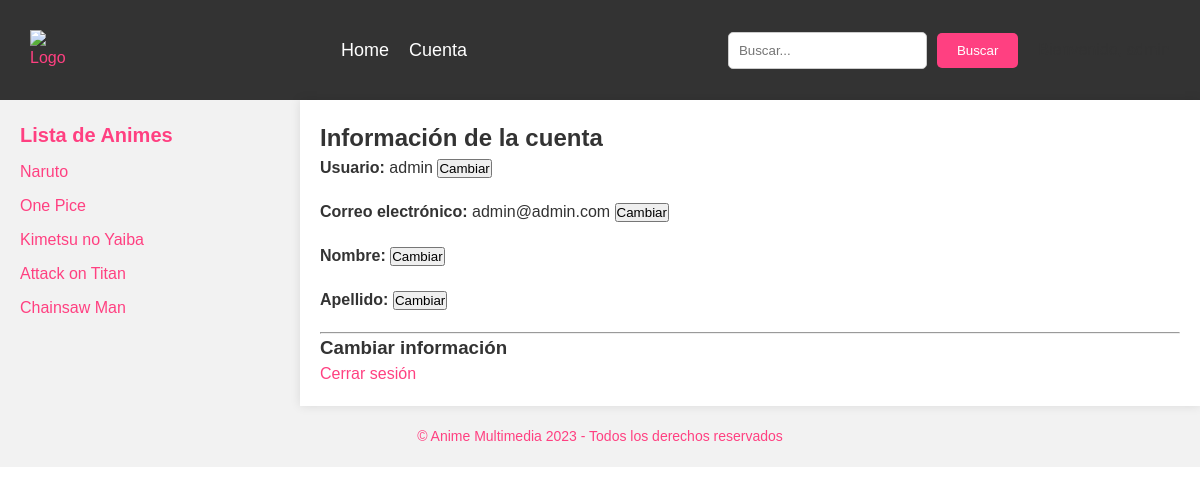
/cuenta/ (signed in), run on an earlier commit of the app's database.
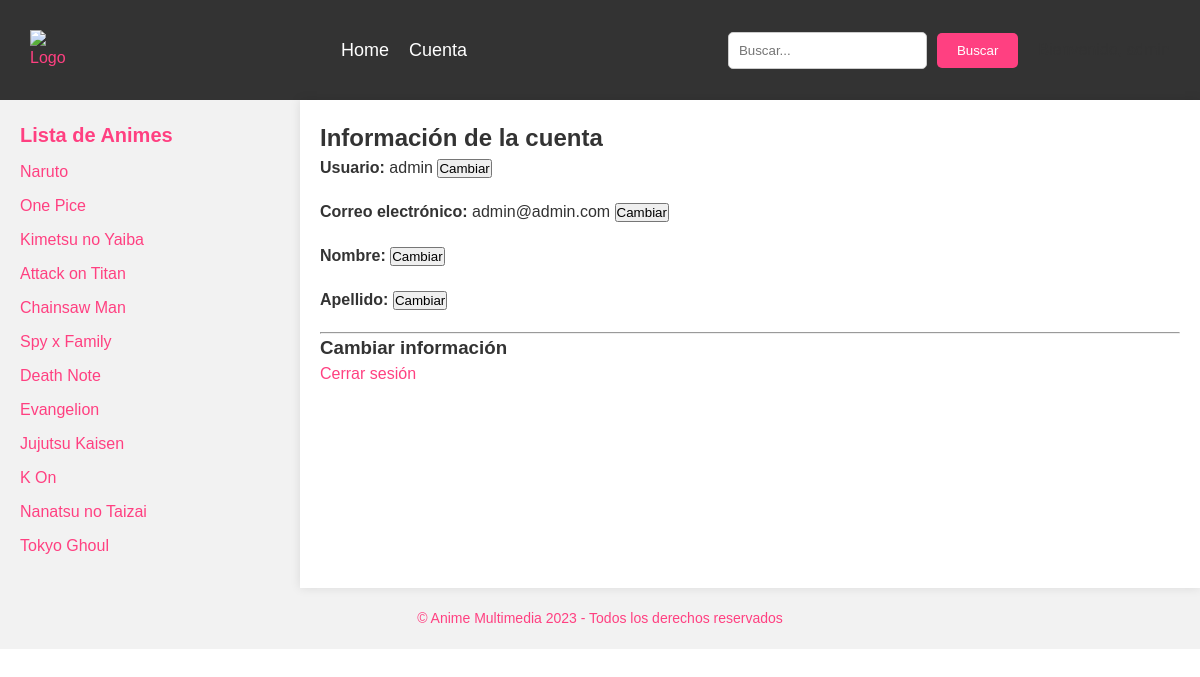
And on a later commit of the database.
### webapp/models.py (models this page shows, shortened)
class Animes(models.Model):
    id_anime = models.AutoField(primary_key=True)
    nombre_anime = models.CharField(max_length=100)
    descripcion_anime = models.CharField(max_length=500, default='no.jpg')
    imagen_anime = models.CharField(max_length=50, default='no.jpg')
    portada_anime = models.CharField(max_length=50, default='no.jpg')

### webapp/views.py (the view)
# urls.py: path('cuenta/', views.cuenta, name='cuenta'),
@login_required
def cuenta(request):
    user = request.user
    if request.method == 'POST':
        field_name = request.POST.get('field_name')
        new_value = request.POST.get('new_value')
        if field_name == 'username':
            user.username = new_value
        elif field_name == 'correo':
            user.email = new_value
        elif field_name == 'nombre':
            user.first_name = new_value
        elif field_name == 'apellido':
            user.last_name = new_value
        user.save()
        messages.success(request, 'La información de usuario ha sido actualizada exitosamente.')
        return redirect('cuenta')
    else:
        form = CambiarInformacionForm(instance=user)
    return render(request, 'webapp/cuenta.html', {'form': form})

### webapp/forms.py
class CambiarInformacionForm(UserChangeForm):
    username = UsernameField(disabled=True)
    class Meta:
        model = Usuario
        fields = ['username', 'first_name', 'last_name', 'email']

### webapp/context_processors.py (called while the page is built)
def animes(request):
    return {'animes': Animes.objects.all()}

### webapp/templates/webapp/cuenta.html (shortened to what this page needs)
{% extends 'webapp/base.html' %}
{% load static %}
{% block head %}
<link rel="stylesheet" href="{% static 'css/formularios.css' %}">
{% endblock %}
{% block content %}
    {% if user.is_authenticated %}
        <h2>Información de la cuenta</h2>
        <p><strong>Usuario:</strong> <span id="username">{{ user.username }}</span> <button class="btn-cambiar-informacion" data-field="username">Cambiar</button></p>
        <p><strong>Correo electrónico:</strong> <span id="correo">{{ user.email }}</span> <button class="btn-cambiar-informacion" data-field="correo">Cambiar</button></p>
        <p><strong>Nombre:</strong>  <button class="btn-cambiar-informacion" data-field="nombre">Cambiar</button></p>
        <p><strong>Apellido:</strong>  <button class="btn-cambiar-informacion" data-field="apellido">Cambiar</button></p>
        <hr>
        <h3>Cambiar información</h3>
        <a href="{% url 'logout' %}">Cerrar sesión</a>
    {% else %}
        <p>No se ha iniciado sesión. <a href="{% url 'login' %}">Iniciar sesión</a></p>
    {% endif %}
{% endblock %}

### webapp/templates/webapp/base.html (shortened to what this page needs)
{% load static %}
<!DOCTYPE html>
<html lang="es">
<head>
    <link rel="stylesheet" href="{% static 'css/styles.css' %}">
    {% block head %}
    {% endblock %}
</head>
<body>
<header>
    <nav class="navbar">
        <div class="navbar-container">
            <div class="logo">
                <a href="/"><img src="{% static 'images/Logo.png' %}" alt="Logo"></a>
            </div>
            <ul class="navbar-links" id="navbar-links">
                <li><a href="/" class="nav-link">Home</a></li>
                <li><a href="/cuenta" class="nav-link">Cuenta</a></li>
            </ul>
            <div class="search-bar">
                <input type="text" id="search-input" placeholder="Buscar...">
                <button type="submit">Buscar</button>
            </div>
            <div class="login">
                {% if user.is_authenticated %}
                <p>Bienvenido, {{ user.username }}</p>
                {% else %}
                <a href="/login">Iniciar sesión</a>
                <a href="/register">Registrarse</a>
                {% endif %}
            </div>
        </div>
    </nav>
</header>
<main>
    <div class="container">
        <aside class="sidebar" id="sidebar">
            <h2>Lista de Animes</h2>
            <ul class="sidebar-list">
                {% for anime in animes %}
                <li><a href="{% url 'anime_detail' nombre_anime=anime.nombre_anime %}">{{ anime.nombre_anime }}</a></li>
                {% endfor %}
            </ul>
        </aside>
        <section class="main-content">
            {% block content %}
            {% endblock %}
        </section>
    </div>
</main>
<footer>
    <p>© Anime Multimedia 2023 - Todos los derechos reservados</p>
</footer>
</body>
</html>

What changed in the data, as far as the page shows it:
added Animes: nombre_anime "Spy x Family"
added Animes: nombre_anime "Death Note"
added Animes: nombre_anime "Evangelion"
added Animes: nombre_anime "Jujutsu Kaisen"
added Animes: nombre_anime "K On"
added Animes: nombre_anime "Nanatsu no Taizai"
added Animes: nombre_anime "Tokyo Ghoul"
